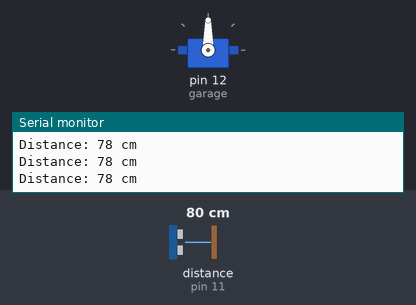
Recording of a sketch running on a simulated Arduino Uno, built with avr-gcc and run on an emulated ATmega328P. Parts: servo, the last lines printed to the serial monitor. Wiring (inferred from the names in the program): ultrasonic range finder: trigger pin 10; echo pin 11. Inputs (shaded band) come from the test bench; at power-on: distance to the obstacle (sensor on pin 11) 80 cm. The echo pulse lasts 58.3 µs per cm.

Above: at 1.3 s.
1.4 s: distance to the obstacle (sensor on pin 11) set to 24 cm
2.9 s: distance to the obstacle (sensor on pin 11) set to 20 cm
At 3.4 s:
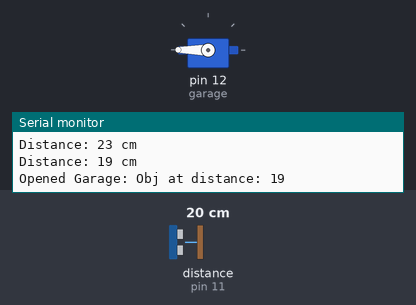
Timing chart, 0 to 10.0 s (numbered marks = the images above; inputs shaded):
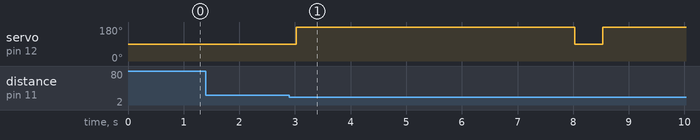

Measured:
- the behaviour switches between 22 and 21 cm on distance to the obstacle (sensor on pin 11) (found by bisection; images 0 and 1)
- after the input at 2.9 s, servo on pin 12 (garage): 90° → 180° after 0.13 s, → 90° 5.0 s later, → 180° 0.50 s later

The sketch:

ultrasonic.ino
```cpp
//servo library
#include <Servo.h>
Servo garage;
#define TRIG_PIN 10  // Pin connected to the TRIG pin of the ultrasonic sensor
#define ECHO_PIN 11 // Pin connected to the ECHO pin of the ultrasonic sensor

long duration;
int distance;
void setup() {
  Serial.begin(9600);       // Start the Serial Monitor
  pinMode(TRIG_PIN, OUTPUT); // Set the TRIG pin as an output
  pinMode(ECHO_PIN, INPUT);  // Set the ECHO pin as an input
  garage.attach(12); // Attach the servo to pin 12
  Serial.println("Ultrasonic Sensor Test");
  garage.write(90);
}

void loop() {
  // Send a 10-microsecond pulse to trigger the sensor
  digitalWrite(TRIG_PIN, LOW);
  delayMicroseconds(2);
  digitalWrite(TRIG_PIN, HIGH);
  delayMicroseconds(10);
  digitalWrite(TRIG_PIN, LOW);

  // Measure the duration of the ECHO pulse
   duration = pulseIn(ECHO_PIN, HIGH);

  // Calculate the distance in centimeters
   distance = duration * 0.034 / 2; // Speed of sound = 340 m/s or 0.034 cm/µs

  // Display the distance on the Serial Monitor
  Serial.print("Distance: ");
  Serial.print(distance);
  Serial.println(" cm");

if(distance<=20)
{
  Serial.print("Opened Garage: Obj at distance: ");
  Serial.print(distance);
  open_garage();
}

  delay(500); // Delay for stability
}


void open_garage() {
//  digitalWrite(10,HIGH);
  garage.write(180);  // Open door
  delay(5000);
//  digitalWrite(10,LOW);   // Door stays open for 5 seconds
  garage.write(90);    // Close door
}
```
